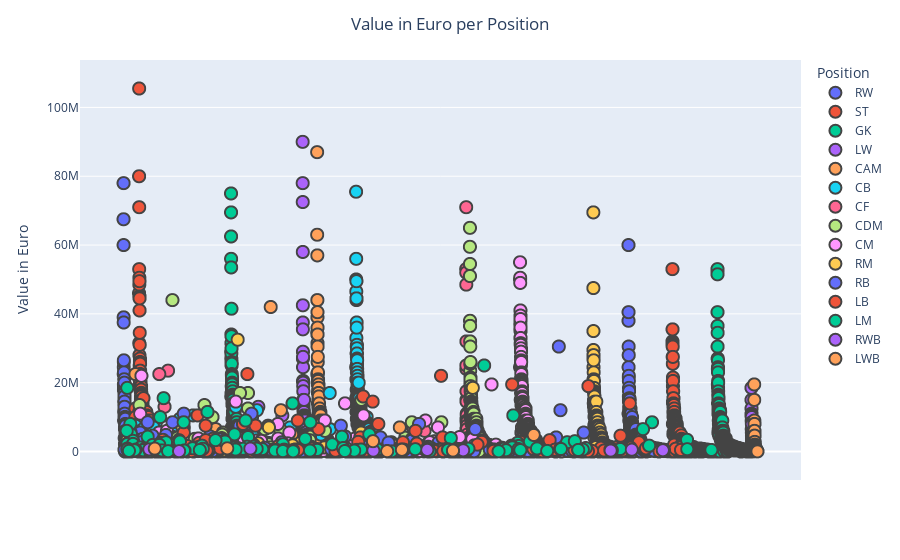

The code cell stored with this chart in its notebook:
### Markdown cell above
**<h4>Question:** What are earnings of various players in this dataset?</h4>

### Code cell
fig = px.scatter(data ,x='short_name', y='value_eur', color='player_positions',
                 labels={'value_eur': 'Value in Euro', 'player_positions':'Position'})

fig.update_xaxes(visible=False)

fig.update_layout(title_text='Value in Euro per Position', title_x=0.5)

fig.update_traces(marker=dict(size=12,
                              line=dict(width=2,)),
                  selector=dict(mode='markers'))

fig.show()

### Figure 1 — Plotly figure (JSON) as saved in the notebook; plotly's stock layout.template omitted (floating-point values rounded to 4 significant figures; data arrays with more than 128 entries replaced by an {"elided": "..."} marker saying what was removed)
{"data": [{"hovertemplate": "Position=RW<br>short_name=%{x}<br>Value in Euro=%{y}<extra></extra>", "legendgroup": "RW", "marker": {"color": "#636efa", "line": {"width": 2}, "size": 12, "symbol": "circle"}, "mode": "markers", "name": "RW", "showlegend": true, "type": "scattergl", "x": {"elided": "438 str values"}, "xaxis": "x", "y": {"elided": "438 int values"}, "yaxis": "y"}, {"hovertemplate": "Position=ST<br>short_name=%{x}<br>Value in Euro=%{y}<extra></extra>", "legendgroup": "ST", "marker": {"color": "#EF553B", "line": {"width": 2}, "size": 12, "symbol": "circle"}, "mode": "markers", "name": "ST", "showlegend": true, "type": "scattergl", "x": {"elided": "2645 str values"}, "xaxis": "x", "y": {"elided": "2645 int values"}, "yaxis": "y"}, {"hovertemplate": "Position=GK<br>short_name=%{x}<br>Value in Euro=%{y}<extra></extra>", "legendgroup": "GK", "marker": {"color": "#00cc96", "line": {"width": 2}, "size": 12, "symbol": "circle"}, "mode": "markers", "name": "GK", "showlegend": true, "type": "scattergl", "x": {"elided": "2084 str values"}, "xaxis": "x", "y": {"elided": "2084 int values"}, "yaxis": "y"}, {"hovertemplate": "Position=LW<br>short_name=%{x}<br>Value in Euro=%{y}<extra></extra>", "legendgroup": "LW", "marker": {"color": "#ab63fa", "line": {"width": 2}, "size": 12, "symbol": "circle"}, "mode": "markers", "name": "LW", "showlegend": true, "type": "scattergl", "x": {"elided": "420 str values"}, "xaxis": "x", "y": {"elided": "420 int values"}, "yaxis": "y"}, {"hovertemplate": "Position=CAM<br>short_name=%{x}<br>Value in Euro=%{y}<extra></extra>", "legendgroup": "CAM", "marker": {"color": "#FFA15A", "line": {"width": 2}, "size": 12, "symbol": "circle"}, "mode": "markers", "name": "CAM", "showlegend": true, "type": "scattergl", "x": {"elided": "1148 str values"}, "xaxis": "x", "y": {"elided": "1148 int values"}, "yaxis": "y"}, {"hovertemplate": "Position=CB<br>short_name=%{x}<br>Value in Euro=%{y}<extra></extra>", "legendgroup": "CB", "marker": {"color": "#19d3f3", "line": {"width": 2}, "size": 12, "symbol": "circle"}, "mode": "markers", "name": "CB", "showlegend": true, "type": "scattergl", "x": {"elided": "3252 str values"}, "xaxis": "x", "y": {"elided": "3252 int values"}, "yaxis": "y"}, {"hovertemplate": "Position=CF<br>short_name=%{x}<br>Value in Euro=%{y}<extra></extra>", "legendgroup": "CF", "marker": {"color": "#FF6692", "line": {"width": 2}, "size": 12, "symbol": "circle"}, "mode": "markers", "name": "CF", "showlegend": true, "type": "scattergl", "x": ["K. Benzema", "P. Dybala", "Roberto Firmino", "M. Depay", "D. Mertens", "J. Iličić", "D. Tadić", "João Félix", "J. Correa", "F. Ribéry", "Ricardo Goulart", "M. Rashica", "João Pedro", "F. Chiesa", "K. Boateng", "F. Caicedo", "J. King", "Iago Falqué", "S. Verdi", "L. Waldschmidt", "Alex Berenguer", "A. Mehmedi", "M. Zaccagni", "P. Tau", "Z. Labyad", "F. Pizzini", "Y. Ōsako", "N. De Préville", "F. Chalov", "Gelson Dala", "G. Caprari", "Lee Jae Sung", "T. Usami", "M. Vydra", "C. Songkrasin", "Reinier", "A. Sigurðsson", "I. Franco", "T. Morishima", "M. Suzuki", "Ji Dong Won", "S. Hedlund", "A. Canelo", "Y. Adli", "C. De Ketelaere", "Fabrício", "S. Doi", "Jorge Félix", "H. Dervişoğlu", "R. Insigne", "M. Pektemek", "M. Urruti", "H. Okuno", "B. Parker", "G. Stewart", "Y. Mutō", "E. Salcedo", "T. Matsuda", "G. Notsuda", "K. Kozuka", "M. Saeid", "K. Nagasawa", "Y. Komai", "K. Shibasaki", "N. Fröling", "K. Taketomi", "D. Iliev", "K. Mitsuhira", "S. Lo Faso", "A. Nalić", "Robinho", "M. Elia", "M. Fabbro", "G. Fernández", "T. Umesaki", "André Anderson", "Y. Asano", "L. Wolsztyński", "L. Escalada", "N. Yamada", "J. Tévez", "E. Sánchez", "Junior Messias", "Júlio César", "S. Higashi", "M. Zerkane", "F. Sachpekidis", "A. Bifulco", "R. Ito", "Jaume Cuéllar", "K. Piscopo", "M. Arezo", "Jabez Makanda", "I. Magnusson", "M. Robin", "R. Fujimura", "A. de Jong", "Y. Iwasaki", "Ryang Yong Gi", "J. Rothmann", "I. Jansson", "O. Antman", "Z. Ruggiero", "Yan", "I. Cameron", "M. Di Giusto", "R. Cretaro", "D. Green", "Y. Oda", "Ren Wei", "M. O'Neill", "A. Bredahl", "J. Ngounou Djayo", "E. Dubickas", "V. Ramírez"], "xaxis": "x", "y": [53000000, 71000000, 52000000, 48500000, 24000000, 25000000, 23500000, 32000000, 22500000, 6500000, 15000000, 17500000, 13000000, 14500000, 6500000, 9500000, 9000000, 8500000, 9500000, 11000000, 10500000, 7500000, 9000000, 8000000, 8000000, 8000000, 6500000, 6500000, 8500000, 7500000, 6500000, 6000000, 4100000, 4100000, 3800000, 4900000, 3900000, 3700000, 3200000, 2900000, 2400000, 2500000, 2400000, 3400000, 3100000, 1700000, 1800000, 1800000, 1900000, 1300000, 950000, 1100000, 1000000, 475000, 875000, 800000, 1600000, 1000000, 975000, 950000, 750000, 800000, 800000, 350000, 1300000, 650000, 0, 525000, 925000, 875000, 850000, 850000, 775000, 550000, 350000, 1000000, 625000, 550000, 275000, 450000, 350000, 475000, 450000, 475000, 500000, 500000, 450000, 450000, 425000, 450000, 275000, 425000, 375000, 350000, 350000, 325000, 0, 300000, 70000, 350000, 325000, 275000, 240000, 220000, 220000, 200000, 30000, 110000, 140000, 110000, 120000, 110000, 110000, 70000, 80000], "yaxis": "y"}, {"hovertemplate": "Position=CDM<br>short_name=%{x}<br>Value in Euro=%{y}<extra></extra>", "legendgroup": "CDM", "marker": {"color": "#B6E880", "line": {"width": 2}, "size": 12, "symbol": "circle"}, "mode": "markers", "name": "CDM", "showlegend": true, "type": "scattergl", "x": {"elided": "1514 str values"}, "xaxis": "x", "y": {"elided": "1514 int values"}, "yaxis": "y"}, {"hovertemplate": "Position=CM<br>short_name=%{x}<br>Value in Euro=%{y}<extra></extra>", "legendgroup": "CM", "marker": {"color": "#FF97FF", "line": {"width": 2}, "size": 12, "symbol": "circle"}, "mode": "markers", "name": "CM", "showlegend": true, "type": "scattergl", "x": {"elided": "2241 str values"}, "xaxis": "x", "y": {"elided": "2241 int values"}, "yaxis": "y"}, {"hovertemplate": "Position=RM<br>short_name=%{x}<br>Value in Euro=%{y}<extra></extra>", "legendgroup": "RM", "marker": {"color": "#FECB52", "line": {"width": 2}, "size": 12, "symbol": "circle"}, "mode": "markers", "name": "RM", "showlegend": true, "type": "scattergl", "x": {"elided": "1065 str values"}, "xaxis": "x", "y": {"elided": "1065 int values"}, "yaxis": "y"}, {"hovertemplate": "Position=RB<br>short_name=%{x}<br>Value in Euro=%{y}<extra></extra>", "legendgroup": "RB", "marker": {"color": "#636efa", "line": {"width": 2}, "size": 12, "symbol": "circle"}, "mode": "markers", "name": "RB", "showlegend": true, "type": "scattergl", "x": {"elided": "1363 str values"}, "xaxis": "x", "y": {"elided": "1363 int values"}, "yaxis": "y"}, {"hovertemplate": "Position=LB<br>short_name=%{x}<br>Value in Euro=%{y}<extra></extra>", "legendgroup": "LB", "marker": {"color": "#EF553B", "line": {"width": 2}, "size": 12, "symbol": "circle"}, "mode": "markers", "name": "LB", "showlegend": true, "type": "scattergl", "x": {"elided": "1402 str values"}, "xaxis": "x", "y": {"elided": "1402 int values"}, "yaxis": "y"}, {"hovertemplate": "Position=LM<br>short_name=%{x}<br>Value in Euro=%{y}<extra></extra>", "legendgroup": "LM", "marker": {"color": "#00cc96", "line": {"width": 2}, "size": 12, "symbol": "circle"}, "mode": "markers", "name": "LM", "showlegend": true, "type": "scattergl", "x": {"elided": "1069 str values"}, "xaxis": "x", "y": {"elided": "1069 int values"}, "yaxis": "y"}, {"hovertemplate": "Position=RWB<br>short_name=%{x}<br>Value in Euro=%{y}<extra></extra>", "legendgroup": "RWB", "marker": {"color": "#ab63fa", "line": {"width": 2}, "size": 12, "symbol": "circle"}, "mode": "markers", "name": "RWB", "showlegend": true, "type": "scattergl", "x": ["Mário Fernandes", "M. Doherty", "P. Kadeřábek", "K. Lala", "D. da Costa", "Ricardo Esgaio", "G. Baldock", "R. Rosales", "A. Maitland-Niles", "Manquillo", "D. Yedlin", "Diogo Viana", "A. Souquet", "Diogo Figueiras", "Y. Valery", "C. Michelin", "C. Roberts", "J. Risdon", "M. Romeo", "J. Hunt", "F. Dabo", "N. Lavanchy", "L. Dos Santos", "A. Beck", "B. Lennon", "M. Odubajo", "M. Kerhe", "O. Ceylan", "J. Dacosta", "S. Ingolitsch", "L. O'Nien", "Tiago Esgaio", "J. Edwards", "Diogo Calila", "R. Williams", "J. Strauß", "I. Franjić", "Z. Brault-Guillard", "D. Love", "P. Dorn", "S. Long", "J. Gammelby", "L. Shephard", "V. Henry", "L. Feeney", "S. Wagstaff", "J. Hingert", "P. Johansson", "J. Tamimi", "J. Ward", "Yang Kuo", "J. Riley", "K. Mensah", "L. Fosgaard", "A. Soubervie", "S. McLoughlin", "T. Archibald", "S. Santin", "S. Mensiro", "J. Gölles", "C. O'Keeffe", "A. Baker", "R. Finn", "S. Delos", "K. Gordon", "S. Bojang", "D. Bernard", "B. Barry", "J. Hare", "J. Nilsson", "R. Mukiibi", "O. Rasmussen", "M. Maidana", "S. Madden", "A. Bruus", "D. Ingham", "A. Peyrelade", "M. Özen", "K. Jørgensen", "A. Eriksson Ibragic", "C. Brown", "D. Titov", "C. Kameraj", "D. Pierias", "G. Coelho", "J. Cleal", "D. Jovanović", "L. Donnellan"], "xaxis": "x", "y": [18500000, 15000000, 12500000, 11000000, 10500000, 10500000, 9000000, 6500000, 10000000, 8500000, 8000000, 5500000, 5500000, 4600000, 4600000, 3900000, 3700000, 2800000, 2800000, 2000000, 2200000, 1800000, 1800000, 800000, 1300000, 1100000, 400000, 750000, 925000, 925000, 900000, 900000, 625000, 900000, 850000, 800000, 400000, 850000, 625000, 650000, 625000, 600000, 600000, 550000, 240000, 425000, 450000, 525000, 525000, 525000, 450000, 375000, 375000, 200000, 80000, 475000, 450000, 400000, 275000, 475000, 425000, 350000, 190000, 400000, 350000, 350000, 325000, 275000, 250000, 250000, 220000, 300000, 90000, 130000, 250000, 230000, 190000, 110000, 250000, 140000, 110000, 210000, 210000, 170000, 140000, 110000, 100000, 70000], "yaxis": "y"}, {"hovertemplate": "Position=LWB<br>short_name=%{x}<br>Value in Euro=%{y}<extra></extra>", "legendgroup": "LWB", "marker": {"color": "#FFA15A", "line": {"width": 2}, "size": 12, "symbol": "circle"}, "mode": "markers", "name": "LWB", "showlegend": true, "type": "scattergl", "x": ["Jonny", "Adryan Zonta", "E. Stevens", "Sequeira", "J. Willems", "R. Skov", "J. Silva", "G. Schennikov", "Rúben Vinagre", "B. Osborn", "Gabriel Silva", "A. Oyongo", "M. Ullmann", "Júnior Morais", "J. Dasilva", "Rúben Lima", "L. Carole", "Marlon", "S. Hierländer", "Nilton Varela", "D. John", "J. Bidwell", "M. Haïdara", "T. Rowe", "N. Schouterden", "S. Malone", "G. Þórarinsson", "C. Rizzuto", "Francisco Varela", "J. Meredith", "D. Torres", "M. Ristić", "J. Thomassen", "A. Jung", "N. Adams", "S. Ferguson", "S. McCallum", "A. Abeid", "Guerrero", "B. Mason", "W. Clar", "C. Akas", "J. Mills", "C. Hussey", "K. Schulz", "D. Hume", "M. Penney", "G. Davies", "M. Niemeyer", "D. Butler", "C. Pain", "J. Chougrani", "A. Doughty", "G. Cooper", "A. Rossipal", "M. Lercher", "P. Da Silva", "J. Ericsson", "S. Golbourne", "Kim Soo Beom", "B. Dickenson", "R. Giles", "N. Guinness-Walker", "M. Jeahze", "R. Takano", "S. Ring", "L. Leahy", "Ke Zhao", "J. Sparkes", "M. Weymans", "M. Haas", "K. Hodžić", "N. Ouammou", "A. El Hriti", "P. Osew", "Javi Vázquez", "C. Brown", "A. Ablet", "T. Englund", "Y. Rafael", "D. Tutonda", "A. Monksfield", "J. Khayat", "I. Bermingham", "J. Kay", "G. Antoniazzi", "M. Göppel", "D. Fitzpatrick", "S. Tillmanson", "I. Powell", "J. Govea", "J. Law", "N. Hug", "K. Ouattara", "M. Russell", "M. Blake", "A. Sørensen", "J. Tiensia", "H. Boyes", "R. Galvin"], "xaxis": "x", "y": [19500000, 15000000, 8500000, 8500000, 9000000, 8000000, 7000000, 5500000, 8000000, 6000000, 4600000, 4600000, 4600000, 1800000, 4800000, 2500000, 2600000, 3000000, 2000000, 2800000, 2000000, 1800000, 1800000, 1300000, 1300000, 1500000, 1500000, 1500000, 1200000, 650000, 925000, 1100000, 550000, 775000, 350000, 650000, 1300000, 850000, 850000, 800000, 750000, 700000, 500000, 475000, 500000, 850000, 750000, 650000, 650000, 600000, 550000, 450000, 800000, 550000, 550000, 525000, 500000, 450000, 275000, 375000, 400000, 750000, 650000, 450000, 425000, 400000, 325000, 275000, 600000, 400000, 350000, 325000, 300000, 240000, 500000, 425000, 275000, 110000, 180000, 325000, 230000, 230000, 210000, 150000, 200000, 210000, 190000, 120000, 100000, 210000, 210000, 150000, 140000, 120000, 110000, 140000, 100000, 70000, 45000, 40000], "yaxis": "y"}], "layout": {"legend": {"title": {"text": "Position"}, "tracegroupgap": 0}, "margin": {"t": 60}, "title": {"text": "Value in Euro per Position", "x": 0.5}, "xaxis": {"anchor": "y", "domain": [0, 1], "title": {"text": "short_name"}, "visible": false}, "yaxis": {"anchor": "x", "domain": [0, 1], "title": {"text": "Value in Euro"}}}}
